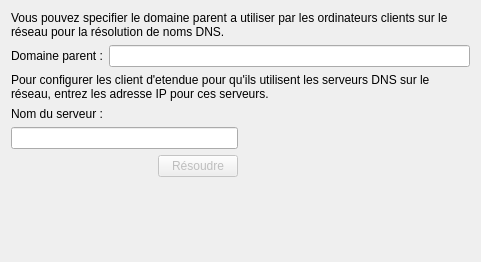
<ui version="4.0" >
 <class>WizardSubnetDNS</class>
 <widget class="QWidget" name="WizardSubnetDNS" >
  <property name="geometry" >
   <rect>
    <x>0</x>
    <y>0</y>
    <width>481</width>
    <height>262</height>
   </rect>
  </property>
  <property name="windowTitle" >
   <string>Form</string>
  </property>
  <layout class="QVBoxLayout" >
   <item>
    <widget class="QLabel" name="label" >
     <property name="text" >
      <string>Vous pouvez specifier le domaine parent a utiliser par les ordinateurs clients sur le réseau pour la résolution de noms DNS.</string>
     </property>
     <property name="wordWrap" >
      <bool>true</bool>
     </property>
    </widget>
   </item>
   <item>
    <layout class="QHBoxLayout" >
     <item>
      <widget class="QLabel" name="label_2" >
       <property name="text" >
        <string>Domaine parent :</string>
       </property>
      </widget>
     </item>
     <item>
      <widget class="QLineEdit" name="lineParentDomain" />
     </item>
    </layout>
   </item>
   <item>
    <widget class="QLabel" name="label_3" >
     <property name="text" >
      <string>Pour configurer les client d'etendue pour qu'ils utilisent les serveurs DNS sur le réseau, entrez les adresse IP pour ces serveurs.</string>
     </property>
     <property name="wordWrap" >
      <bool>true</bool>
     </property>
    </widget>
   </item>
   <item>
    <layout class="QHBoxLayout" >
     <item>
      <layout class="QVBoxLayout" >
       <item>
        <widget class="QLabel" name="label_4" >
         <property name="sizePolicy" >
          <sizepolicy vsizetype="Preferred" hsizetype="Expanding" >
           <horstretch>0</horstretch>
           <verstretch>0</verstretch>
          </sizepolicy>
         </property>
         <property name="text" >
          <string>Nom du serveur :</string>
         </property>
        </widget>
       </item>
       <item>
        <widget class="QLineEdit" name="lineDNSSolve" />
       </item>
       <item>
        <layout class="QHBoxLayout" >
         <item>
          <spacer>
           <property name="orientation" >
            <enum>Qt::Horizontal</enum>
           </property>
           <property name="sizeHint" >
            <size>
             <width>26</width>
             <height>20</height>
            </size>
           </property>
          </spacer>
         </item>
         <item>
          <widget class="SpinnerWidget" native="1" name="spinnerWidget" >
           <property name="minimumSize" >
            <size>
             <width>16</width>
             <height>16</height>
            </size>
           </property>
          </widget>
         </item>
         <item>
          <widget class="QPushButton" name="btnResolve" >
           <property name="enabled" >
            <bool>false</bool>
           </property>
           <property name="text" >
            <string>Résoudre</string>
           </property>
          </widget>
         </item>
        </layout>
       </item>
       <item>
        <spacer>
         <property name="orientation" >
          <enum>Qt::Vertical</enum>
         </property>
         <property name="sizeHint" >
          <size>
           <width>20</width>
           <height>40</height>
          </size>
         </property>
        </spacer>
       </item>
      </layout>
     </item>
     <item>
      <widget class="AddressListEditor" native="1" name="dnsList" >
       <property name="sizePolicy" >
        <sizepolicy vsizetype="Preferred" hsizetype="Expanding" >
         <horstretch>0</horstretch>
         <verstretch>0</verstretch>
        </sizepolicy>
       </property>
      </widget>
     </item>
    </layout>
   </item>
  </layout>
 </widget>
 <customwidgets>
  <customwidget>
   <class>AddressListEditor</class>
   <extends>QWidget</extends>
   <header>addresslisteditor.h</header>
   <container>1</container>
  </customwidget>
  <customwidget>
   <class>SpinnerWidget</class>
   <extends>QWidget</extends>
   <header>spinnerwidget.h</header>
   <container>1</container>
  </customwidget>
 </customwidgets>
 <resources/>
 <connections/>
</ui>
